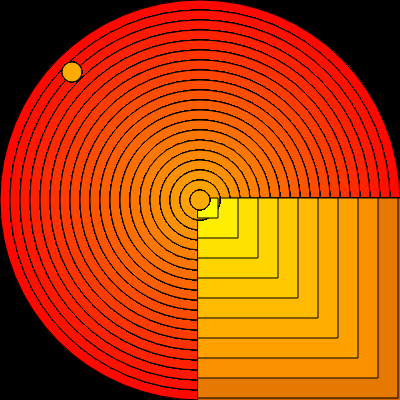
Frame 1 (no input)
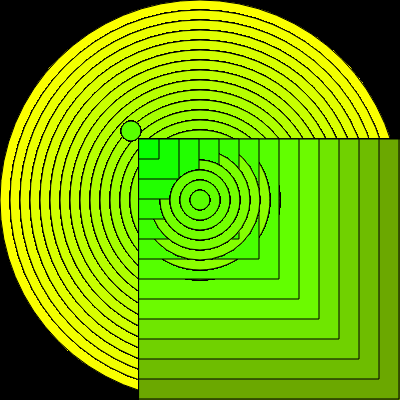
Frame 60 (no input)
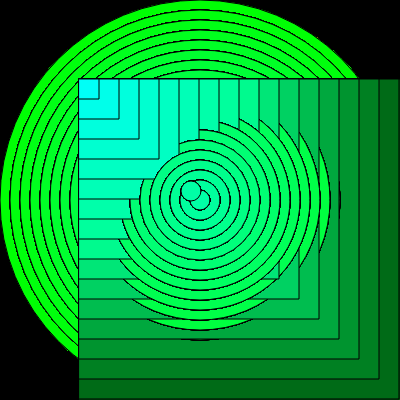
Frame 120 (the mouse pressed at the canvas centre since frame 60)

The p5.js sketch that drew these frames (run headless with seeded random() and noise() and a simulated clock; from frame 60 on, the mouse is pressed at the canvas centre):

// p5.js sketch
// ── sketch.js
//breytur
var staekkandi_hringir = true
var teljari = 1
var haekkandi_litur=true

function setup() {
  createCanvas(400,400);
  background(0, 0, 0);
  fill(0);
  colorMode(HSB);
  frameRate(100);
}

function draw(){
if (haekkandi_litur==true){
  teljari=teljari+1;
  if (teljari==255){
    haekkandi_litur=false;
  }
}
else{
  teljari=teljari-1;
  if (teljari==1){
    haekkandi_litur=true;
  }
}
      fill(teljari,75,100);
      for(var i = 0; i < 20 ; i++) {
        fill(teljari+i*3,75+i*8,10+i*8);
        rect(200-teljari, 200-teljari, 400-i*20, 400-i*20);
        for(var r = 0; r < 20 ; r++) {
          fill(teljari+i*2,75+r*8,100+r*8);
          ellipse(200, 200, 400-i*20, 400-i*20);
          ellipse(70+teljari, 70+teljari, 20, 20);
        }
      }
}

function mouseClicked(){
  //Skipta á milli línulegs og breytilegs
  if (linulegt_munstur == true){
    linulegt_munstur = false
  } else {
    linulegt_munstur = true
  }
}
